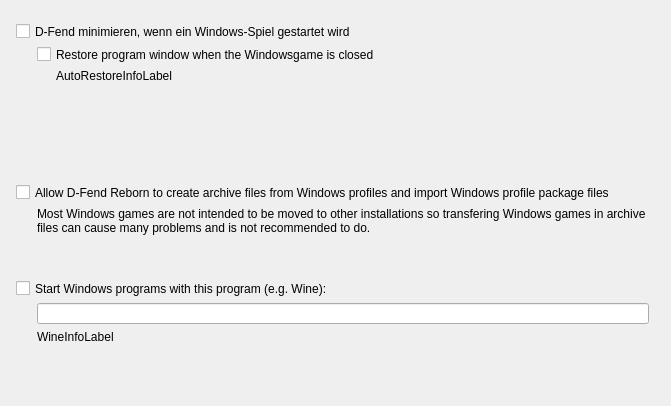
<?xml version="1.0" encoding="UTF-8"?>
<ui version="4.0">
  <class>SetupFrameWindowsGames</class>
  <widget class="QWidget" name="SetupFrameWindowsGames">
    <property name="geometry"><rect><x>0</x><y>0</y><width>671</width><height>406</height></rect></property>
    <property name="vclDesignWidth" stdset="0"><number>671</number></property>
    <property name="vclDesignHeight" stdset="0"><number>406</number></property>
    <widget class="QLabel" name="AutoRestoreInfoLabel">
      <property name="geometry"><rect><x>56</x><y>69</y><width>593</width><height>92</height></rect></property>
      <property name="vclAnchors" stdset="0"><string notr="true">akLeft,akTop,akRight</string></property>
      <property name="text"><string>AutoRestoreInfoLabel</string></property>
      <property name="textFormat"><enum>Qt::PlainText</enum></property>
      <property name="wordWrap"><bool>true</bool></property>
      <property name="alignment"><set>Qt::AlignLeft|Qt::AlignTop</set></property>
    </widget>
    <widget class="QLabel" name="AllowWindowsPackagesLabel">
      <property name="geometry"><rect><x>37</x><y>207</y><width>612</width><height>57</height></rect></property>
      <property name="vclAnchors" stdset="0"><string notr="true">akLeft,akTop,akRight</string></property>
      <property name="text"><string>Most Windows games are not intended to be moved to other installations so transfering Windows games in archive files can cause many problems and is not recommended to do.</string></property>
      <property name="textFormat"><enum>Qt::PlainText</enum></property>
      <property name="wordWrap"><bool>true</bool></property>
      <property name="alignment"><set>Qt::AlignLeft|Qt::AlignTop</set></property>
    </widget>
    <widget class="QCheckBox" name="MinimizeDFendCheckBox">
      <property name="geometry"><rect><x>16</x><y>23</y><width>633</width><height>17</height></rect></property>
      <property name="vclAnchors" stdset="0"><string notr="true">akLeft,akTop,akRight</string></property>
      <property name="text"><string>D-Fend minimieren, wenn ein Windows-Spiel gestartet wird</string></property>
    </widget>
    <widget class="QCheckBox" name="RestoreWindowCheckBox">
      <property name="geometry"><rect><x>37</x><y>46</y><width>612</width><height>17</height></rect></property>
      <property name="vclAnchors" stdset="0"><string notr="true">akLeft,akTop,akRight</string></property>
      <property name="text"><string>Restore program window when the Windowsgame is closed</string></property>
    </widget>
    <widget class="QCheckBox" name="AllowWindowsPackagesCheckBox">
      <property name="geometry"><rect><x>16</x><y>184</y><width>633</width><height>17</height></rect></property>
      <property name="vclAnchors" stdset="0"><string notr="true">akLeft,akTop,akRight</string></property>
      <property name="text"><string>Allow D-Fend Reborn to create archive files from Windows profiles and import Windows profile package files</string></property>
    </widget>
    <widget class="QCheckBox" name="WineCheckBox">
      <property name="geometry"><rect><x>16</x><y>280</y><width>633</width><height>17</height></rect></property>
      <property name="vclAnchors" stdset="0"><string notr="true">akLeft,akTop,akRight</string></property>
      <property name="text"><string>Start Windows programs with this program (e.g. Wine):</string></property>
    </widget>
    <widget class="QLineEdit" name="WineEdit">
      <property name="geometry"><rect><x>37</x><y>303</y><width>612</width><height>21</height></rect></property>
      <property name="vclAnchors" stdset="0"><string notr="true">akLeft,akTop,akRight</string></property>
    </widget>
    <widget class="QLabel" name="WineInfoLabel">
      <property name="geometry"><rect><x>37</x><y>330</y><width>612</width><height>57</height></rect></property>
      <property name="vclAnchors" stdset="0"><string notr="true">akLeft,akTop,akRight</string></property>
      <property name="text"><string>WineInfoLabel</string></property>
      <property name="textFormat"><enum>Qt::PlainText</enum></property>
      <property name="wordWrap"><bool>true</bool></property>
      <property name="alignment"><set>Qt::AlignLeft|Qt::AlignTop</set></property>
    </widget>
  </widget>
  <tabstops>
    <tabstop>MinimizeDFendCheckBox</tabstop>
    <tabstop>RestoreWindowCheckBox</tabstop>
    <tabstop>AllowWindowsPackagesCheckBox</tabstop>
    <tabstop>WineCheckBox</tabstop>
    <tabstop>WineEdit</tabstop>
  </tabstops>
  <resources><include location="../../resources/dfend.qrc"/></resources>
  <connections/>
</ui>
